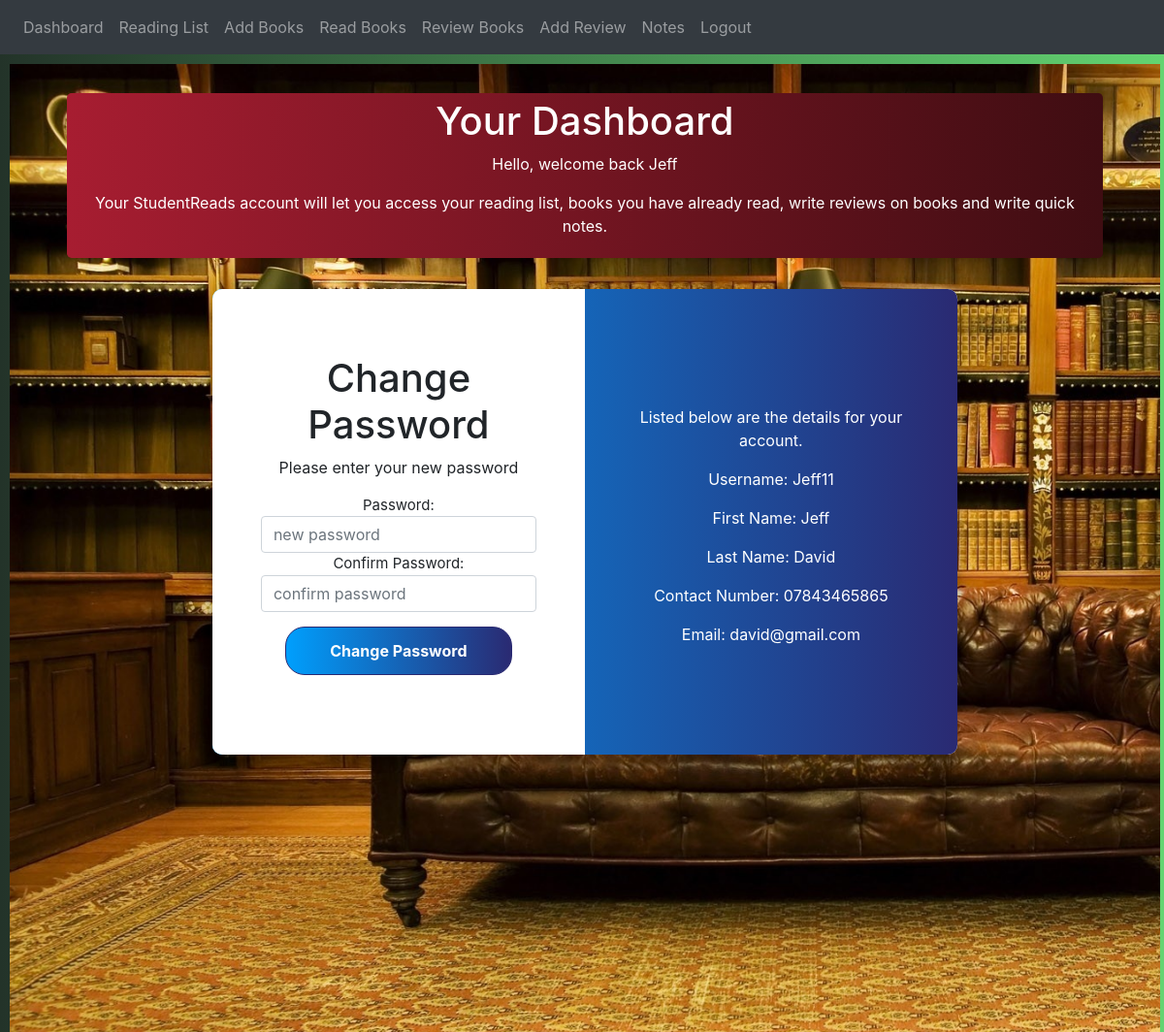
/Dashboard (signed in), run on the app's committed database.
### app/models.py (models this page shows, shortened)
class Account(db.Model):
    id = db.Column(db.Integer, primary_key=True)
    username = db.Column(db.String(40), nullable=False)
    password = db.Column(db.String(40), nullable=False)
    first_name = db.Column(db.String(60), nullable=False)
    last_name = db.Column(db.String(60), nullable=False)
    number = db.Column(db.String(20), nullable=False)
    email = db.Column(db.String(100), nullable=False)
    books = db.relationship('Books', backref='account_book')
    reviews = db.relationship('Reviews', backref='account_rev')

### app/views.py (the view, shortened to what this page needs)
@app.route('/Dashboard', methods=['GET', 'POST'])
def Dashboard():
	logging.info('Dashboard page route request')
	form = PasswordForm() #Assigns the password change form
	assessment = models.Account.query.filter_by(username=session.get('username')).first() #Retrieves details on the user
	return render_template('Dashboard.html',
						   title='Dashboard Page',
						   assessment=assessment,
						   Dashboard=Dashboard,
						   form=form)

### app/forms.py
class PasswordForm(Form):
    password_change1 = PasswordField('password_change1', validators=[DataRequired()])
    password_change2 = PasswordField('password_change2', validators=[DataRequired()])

### app/templates/Dashboard.html (shortened to what this page needs)
{% extends "base2.html" %}
{% block content %}
  <div class="background-image">
    <div class="jumbotron">
      <h1>Your Dashboard</h1>
      <p>Hello, welcome back {{ assessment.first_name }}</p>
      <p>Your StudentReads account will let you access your reading list, books you have already read,
      write reviews on books and write quick notes.</p>
    </div>
    <div class="container" id="container">
      <div class="form-container container1">
        <form class="password-form" method="post" name="password_change">
          <h1>Change Password</h1>
          <p>Please enter your new password</p>
          <p id="form_p">Password:</p>
          {{ form.password_change1(class_='form-control', type="password", placeholder="new password") }}
          <p id="form_p">Confirm Password:</p>
          {{ form.password_change2(class_='form-control', type="password", placeholder="confirm password") }}
          <button type="submit">Change Password</button>
        </form>
      </div>
      <div class="overlay-container">
        <div class="overlay">
          <div class="overlay-panel overlay-right">
              <br>
              <br>
              <p>Listed below are the details for your account.</p>
              <p>Username: {{ assessment.username }}</p>
              <p>First Name: {{ assessment.first_name }}</p>
              <p>Last Name: {{ assessment.last_name }}</p>
              <p>Contact Number: {{ assessment.number }}</p>
              <p>Email: {{ assessment.email }}</p>
              <br/>
          </div>
        </div>
      </div>
    </div>
    <br>
  </div>
{% endblock %}

### app/static/style.css (style rules this page uses)
body { background-image: linear-gradient(to right, #233329, #63d471); }
.background-image { background-image: url("/static/back.jpg"); height: 100%; width: 98.82%; background-size: cover; position: absolute; }
.jumbotron { text-align: center; background: linear-gradient(to right, #a71d31, #3f0d12); padding: 5px; color: white; width: 90%; margin-left: 5%; margin-right: 5%; margin-top: 30px; }
button { border-radius: 20px; border: 1px solid #2a2a72; background: linear-gradient(to right, #009ffd, #2a2a72); color: white; font-size: 16px; font-weight: bold; padding: 12px 45px; margin: 15px; }
form { background-color: white; display: flex; align-items: center; justify-content: center; flex-direction: column; padding: 0 50px; height: 100%; text-align: center; }
.container { background-color: #fff; border-radius: 10px; box-shadow: 0 14px 28px rgba(0,0,0,0.25), 0 10px 10px rgba(0,0,0,0.22); position: relative; overflow: hidden; width: 768px; max-width: 100%; min-height: 480px; }
.form-container { position: absolute; top: 0; height: 100%; }
.container1 { left: 0; width: 50%; z-index: 2; }
.overlay-container { position: absolute; top: 0; left: 50%; width: 50%; height: 100%; }
.overlay { background: #FF416C; background: linear-gradient(to right, #009ffd, #2a2a72); background-repeat: no-repeat; background-size: cover; background-position: 0 0; color: #FFFFFF; position: relative; left: -100%; height: 100%; width: 200%; }
.overlay-panel { position: absolute; display: flex; align-items: center; justify-content: center; flex-direction: column; padding: 0 40px; text-align: center; top: 0; height: 100%; width: 50%; }
.overlay-right { right: 0; }
#form_p { font-size: 15px; margin-bottom: 0px; }

### data on the page
Account: first_name "Jeff", username "Jeff11", last_name "David", number "07843465865", email "david@gmail.com"
